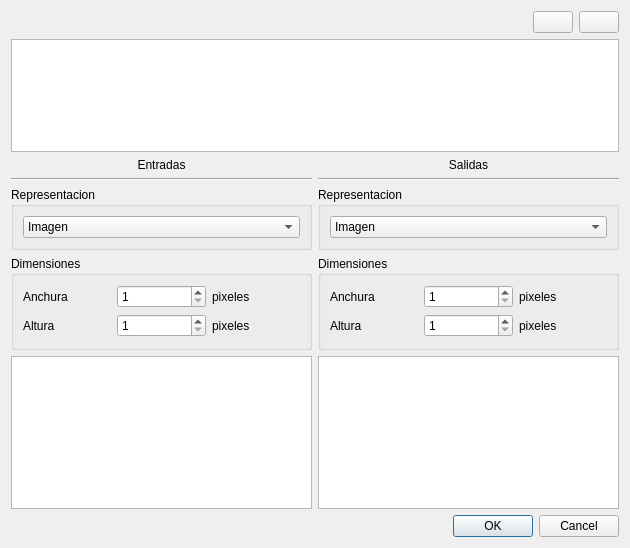
<?xml version="1.0" encoding="UTF-8"?>
<ui version="4.0">
 <class>TrainingSetDialog</class>
 <widget class="QDialog" name="TrainingSetDialog">
  <property name="geometry">
   <rect>
    <x>0</x>
    <y>0</y>
    <width>630</width>
    <height>548</height>
   </rect>
  </property>
  <property name="windowTitle">
   <string>Dialog</string>
  </property>
  <layout class="QVBoxLayout" name="verticalLayout">
   <item>
    <layout class="QHBoxLayout" name="horizontalLayout">
     <item>
      <spacer name="horizontalSpacer">
       <property name="orientation">
        <enum>Qt::Horizontal</enum>
       </property>
       <property name="sizeHint" stdset="0">
        <size>
         <width>40</width>
         <height>20</height>
        </size>
       </property>
      </spacer>
     </item>
     <item>
      <widget class="QPushButton" name="addPatternButton">
       <property name="text">
        <string/>
       </property>
       <property name="icon">
        <iconset resource="../imagenes.qrc">
         <normaloff>:/imagenes/plus_icon.png</normaloff>:/imagenes/plus_icon.png</iconset>
       </property>
      </widget>
     </item>
     <item>
      <widget class="QPushButton" name="delPatternButton">
       <property name="text">
        <string/>
       </property>
       <property name="icon">
        <iconset resource="../imagenes.qrc">
         <normaloff>:/imagenes/minus_icon.png</normaloff>:/imagenes/minus_icon.png</iconset>
       </property>
      </widget>
     </item>
    </layout>
   </item>
   <item>
    <widget class="QTableWidget" name="patternTable">
     <property name="alternatingRowColors">
      <bool>true</bool>
     </property>
     <property name="rowCount">
      <number>0</number>
     </property>
     <property name="columnCount">
      <number>0</number>
     </property>
     <attribute name="verticalHeaderVisible">
      <bool>false</bool>
     </attribute>
     <attribute name="verticalHeaderCascadingSectionResizes">
      <bool>true</bool>
     </attribute>
     <attribute name="verticalHeaderHighlightSections">
      <bool>true</bool>
     </attribute>
     <attribute name="verticalHeaderShowSortIndicator" stdset="0">
      <bool>false</bool>
     </attribute>
     <attribute name="verticalHeaderStretchLastSection">
      <bool>false</bool>
     </attribute>
    </widget>
   </item>
   <item>
    <layout class="QHBoxLayout" name="horizontalLayout_2">
     <item>
      <layout class="QVBoxLayout" name="verticalLayout_3">
       <item>
        <widget class="QLabel" name="label_5">
         <property name="text">
          <string>Entradas</string>
         </property>
         <property name="alignment">
          <set>Qt::AlignCenter</set>
         </property>
        </widget>
       </item>
       <item>
        <widget class="Line" name="line">
         <property name="orientation">
          <enum>Qt::Horizontal</enum>
         </property>
        </widget>
       </item>
       <item>
        <widget class="QGroupBox" name="groupBox">
         <property name="title">
          <string>Representacion</string>
         </property>
         <layout class="QVBoxLayout" name="verticalLayout_2">
          <item>
           <widget class="QComboBox" name="comboBox">
            <item>
             <property name="text">
              <string>Imagen</string>
             </property>
            </item>
            <item>
             <property name="text">
              <string>Matriz de puntos</string>
             </property>
            </item>
           </widget>
          </item>
         </layout>
        </widget>
       </item>
       <item>
        <widget class="QGroupBox" name="groupBox_2">
         <property name="title">
          <string>Dimensiones</string>
         </property>
         <layout class="QGridLayout" name="gridLayout">
          <item row="3" column="1">
           <spacer name="verticalSpacer_2">
            <property name="orientation">
             <enum>Qt::Vertical</enum>
            </property>
            <property name="sizeHint" stdset="0">
             <size>
              <width>20</width>
              <height>40</height>
             </size>
            </property>
           </spacer>
          </item>
          <item row="2" column="2">
           <widget class="QLabel" name="label_4">
            <property name="text">
             <string>pixeles</string>
            </property>
           </widget>
          </item>
          <item row="0" column="1">
           <widget class="QSpinBox" name="sbWidth">
            <property name="minimum">
             <number>1</number>
            </property>
            <property name="maximum">
             <number>999999</number>
            </property>
           </widget>
          </item>
          <item row="2" column="0">
           <widget class="QLabel" name="label_2">
            <property name="text">
             <string>Altura</string>
            </property>
           </widget>
          </item>
          <item row="0" column="0">
           <widget class="QLabel" name="label">
            <property name="text">
             <string>Anchura</string>
            </property>
           </widget>
          </item>
          <item row="0" column="2">
           <widget class="QLabel" name="label_3">
            <property name="text">
             <string>pixeles</string>
            </property>
           </widget>
          </item>
          <item row="2" column="1">
           <widget class="QSpinBox" name="sbHeight">
            <property name="minimum">
             <number>1</number>
            </property>
            <property name="maximum">
             <number>999999</number>
            </property>
           </widget>
          </item>
         </layout>
        </widget>
       </item>
       <item>
        <widget class="QGraphicsView" name="gvRepresentation"/>
       </item>
      </layout>
     </item>
     <item>
      <layout class="QVBoxLayout" name="verticalLayout_4">
       <item>
        <widget class="QLabel" name="label_6">
         <property name="text">
          <string>Salidas</string>
         </property>
         <property name="alignment">
          <set>Qt::AlignCenter</set>
         </property>
        </widget>
       </item>
       <item>
        <widget class="Line" name="line_2">
         <property name="orientation">
          <enum>Qt::Horizontal</enum>
         </property>
        </widget>
       </item>
       <item>
        <widget class="QGroupBox" name="groupBox_3">
         <property name="title">
          <string>Representacion</string>
         </property>
         <layout class="QVBoxLayout" name="verticalLayout_5">
          <item>
           <widget class="QComboBox" name="comboBox_2">
            <item>
             <property name="text">
              <string>Imagen</string>
             </property>
            </item>
            <item>
             <property name="text">
              <string>Matriz de puntos</string>
             </property>
            </item>
           </widget>
          </item>
         </layout>
        </widget>
       </item>
       <item>
        <widget class="QGroupBox" name="groupBox_4">
         <property name="title">
          <string>Dimensiones</string>
         </property>
         <layout class="QGridLayout" name="gridLayout_3">
          <item row="3" column="1">
           <spacer name="verticalSpacer_3">
            <property name="orientation">
             <enum>Qt::Vertical</enum>
            </property>
            <property name="sizeHint" stdset="0">
             <size>
              <width>20</width>
              <height>40</height>
             </size>
            </property>
           </spacer>
          </item>
          <item row="2" column="2">
           <widget class="QLabel" name="label_7">
            <property name="text">
             <string>pixeles</string>
            </property>
           </widget>
          </item>
          <item row="0" column="1">
           <widget class="QSpinBox" name="sbWidth_2">
            <property name="minimum">
             <number>1</number>
            </property>
            <property name="maximum">
             <number>999999</number>
            </property>
           </widget>
          </item>
          <item row="2" column="0">
           <widget class="QLabel" name="label_8">
            <property name="text">
             <string>Altura</string>
            </property>
           </widget>
          </item>
          <item row="0" column="0">
           <widget class="QLabel" name="label_9">
            <property name="text">
             <string>Anchura</string>
            </property>
           </widget>
          </item>
          <item row="0" column="2">
           <widget class="QLabel" name="label_10">
            <property name="text">
             <string>pixeles</string>
            </property>
           </widget>
          </item>
          <item row="2" column="1">
           <widget class="QSpinBox" name="sbHeight_2">
            <property name="minimum">
             <number>1</number>
            </property>
            <property name="maximum">
             <number>999999</number>
            </property>
           </widget>
          </item>
         </layout>
        </widget>
       </item>
       <item>
        <widget class="QGraphicsView" name="gvOutputRepresentation"/>
       </item>
      </layout>
     </item>
    </layout>
   </item>
   <item>
    <widget class="QDialogButtonBox" name="buttonBox">
     <property name="orientation">
      <enum>Qt::Horizontal</enum>
     </property>
     <property name="standardButtons">
      <set>QDialogButtonBox::Cancel|QDialogButtonBox::Ok</set>
     </property>
    </widget>
   </item>
  </layout>
 </widget>
 <resources>
  <include location="../imagenes.qrc"/>
 </resources>
 <connections>
  <connection>
   <sender>buttonBox</sender>
   <signal>accepted()</signal>
   <receiver>TrainingSetDialog</receiver>
   <slot>accept()</slot>
   <hints>
    <hint type="sourcelabel">
     <x>248</x>
     <y>254</y>
    </hint>
    <hint type="destinationlabel">
     <x>157</x>
     <y>274</y>
    </hint>
   </hints>
  </connection>
  <connection>
   <sender>buttonBox</sender>
   <signal>rejected()</signal>
   <receiver>TrainingSetDialog</receiver>
   <slot>reject()</slot>
   <hints>
    <hint type="sourcelabel">
     <x>316</x>
     <y>260</y>
    </hint>
    <hint type="destinationlabel">
     <x>286</x>
     <y>274</y>
    </hint>
   </hints>
  </connection>
 </connections>
</ui>
